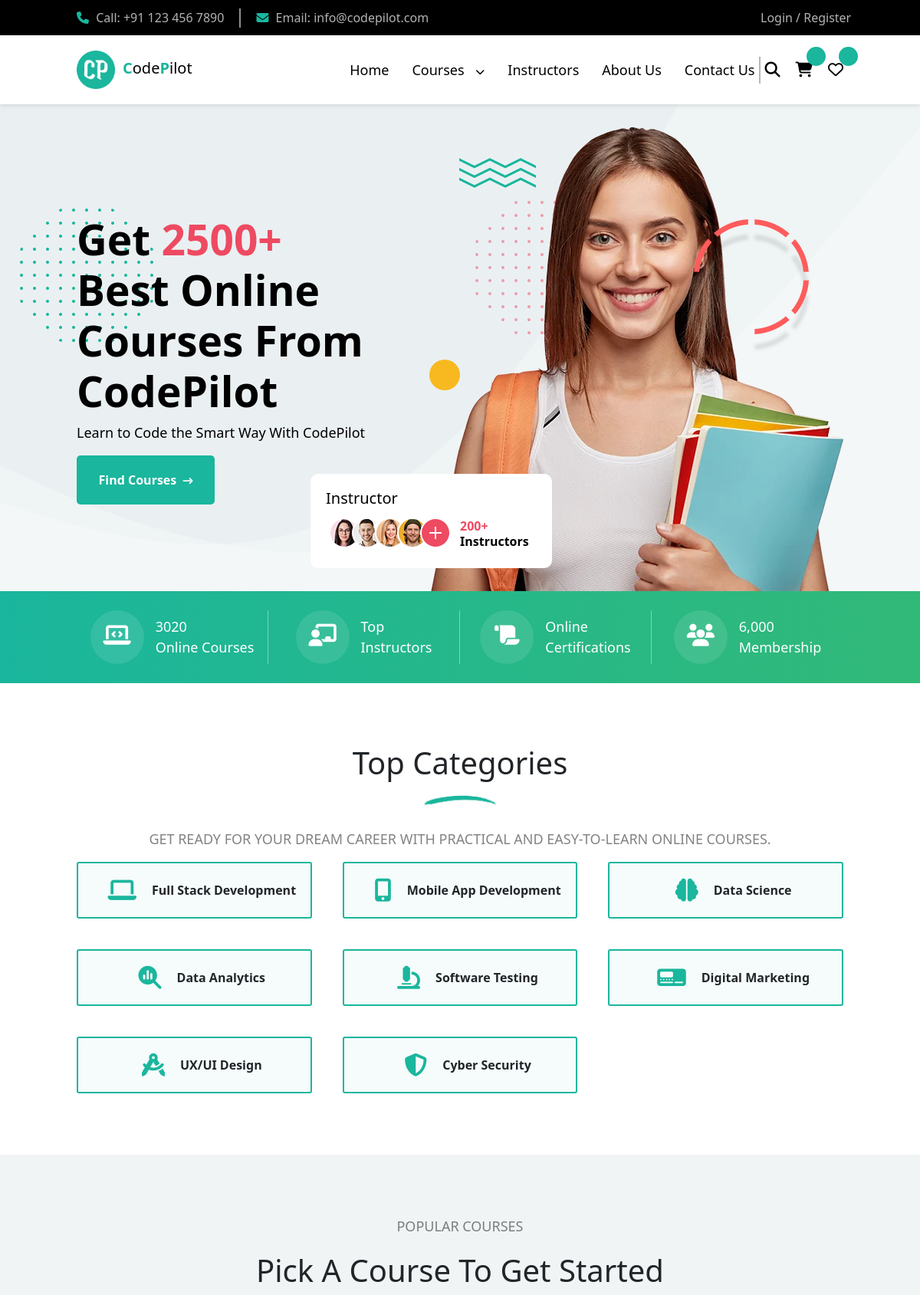
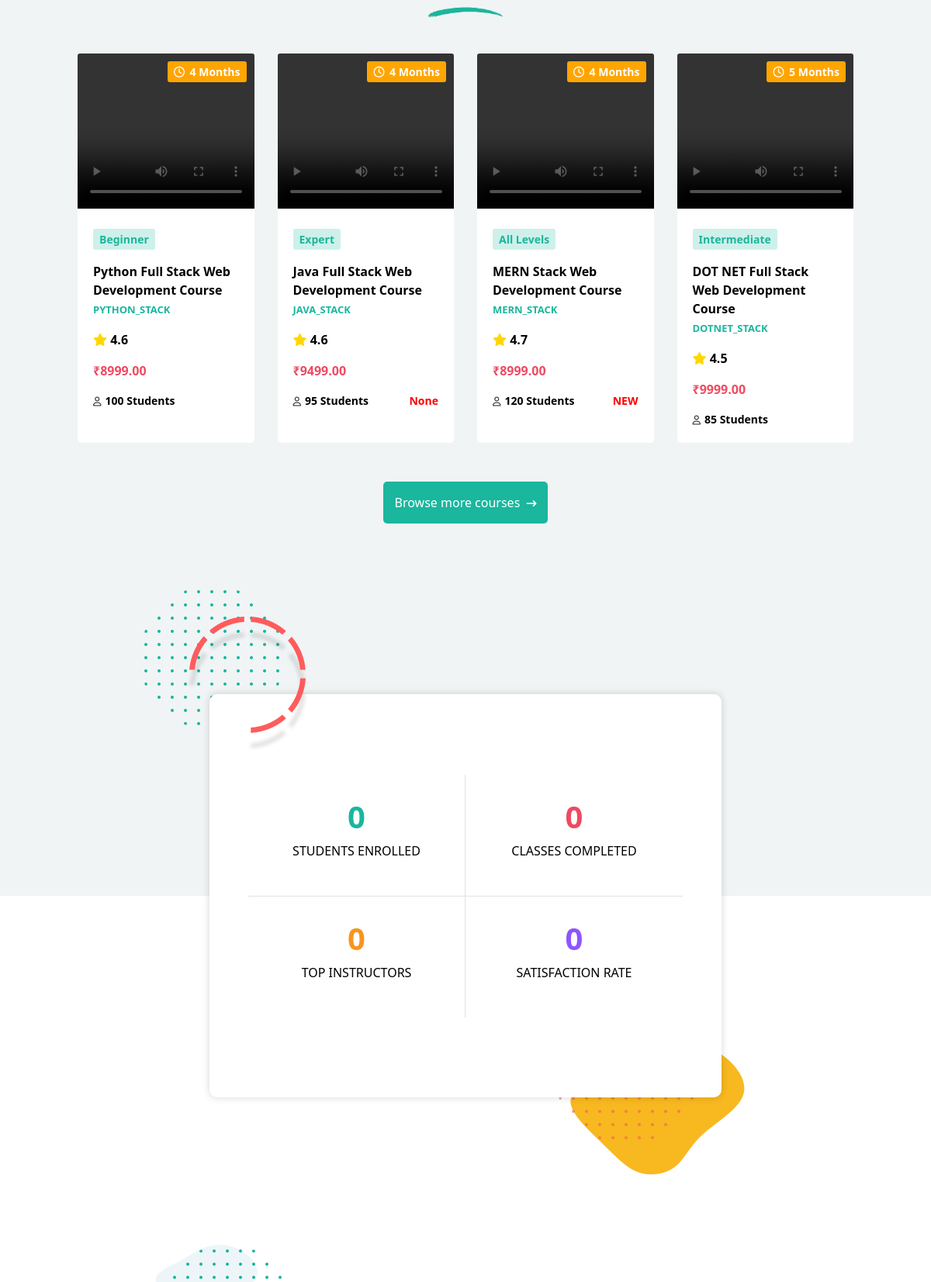
The page / (upper part) on the database its author committed (2 pictures, top to bottom).
### code_pilot_app/models.py (models this page shows, shortened)
class Course(models.Model):
    CATEGORY_CHOICES = [
        ('full_stack', 'Full Stack Development'),
        ('mobile_app', 'Mobile App Development'),
        ('data_science', 'Data Science'),
        ('data_analytics', 'Data Analytics'),
        ('software_testing', 'Software Testing'),
        ('digital_marketing', 'Digital Marketing'),
        ('ux_ui', 'UX/UI Design'),
        ('cyber_security', 'Cyber Security'),
    ]
    SUBCATEGORY_CHOICES = [
        ('mern_stack', 'MERN Stack'),
        ('python_stack', 'Python Stack'),
        ('java_stack', 'Java Stack'),
        ('dotnet_stack', 'DotNet Stack'),
        ('android', 'Android'),
        ('ios', 'iOS'),
        ('flutter_app', 'Flutter App'),
        ('flutter_app_development', 'Flutter App Development'),
        ('data_science_training', 'Data Science Training'),
        ('machine_learning_training', 'Machine Learning Training'),
        ('data_analytics_training', 'Data Analytics Training'),
        ('business_analytics_training', 'Business Analytics Training'),
        ('software_testing_training', 'Software Testing Training'),
        ('selenium_automation_training', 'Selenium Automation Training'),
        ('manual_testing_training', 'Manual Testing Training'),
        ('digital_marketing_training', 'Digital Marketing Training'),
        ('ux_ui_training', 'UX-UI Training'),
        ('ethical_hacking_training', 'Ethical Hacking Training'),
    ]
    course_name = models.CharField(max_length=200)
    short_description = models.TextField()
    long_description = models.TextField()
    category = models.CharField(max_length=50, choices=CATEGORY_CHOICES)
    subcategory = models.CharField(max_length=50, choices=SUBCATEGORY_CHOICES, blank=True, null=True)
    learning_outcomes = models.TextField()
    price = models.DecimalField(max_digits=10, decimal_places=2)
    instructor = models.ForeignKey(Instructor, on_delete=models.CASCADE, related_name='courses', null=True, blank=True)
    duration = models.CharField(max_length=50)
    students_enrolled = models.PositiveIntegerField()
    language = models.CharField(max_length=50)
    certification = models.CharField(max_length=100)
    rating = models.FloatField()
    promo_video = models.FileField(upload_to='course_videos/', blank=True, null=True)  # FileField for manual upload
    technologies_covered = models.TextField()
    old_price = models.DecimalField(max_digits=10, decimal_places=2)
    discount_percent = models.PositiveIntegerField()
    badge = models.CharField(max_length=50, blank=True, null=True)
    level = models.CharField(max_length=50, blank=True, null=True)  # e.g., Beginner, Intermediate, Advanced
    lessons_count = models.PositiveIntegerField(default=0)

### code_pilot_app/views.py (the view)
# urls.py: path('',views.index,name='index'),
def index(request): #we also use this [{% for course in courses|slice:":4" %} in templates for show only 4 courses]
    courses = Course.objects.all()[:4]  # fetch all courses
    instructors = Instructor.objects.all()[:4]  # fetch all instructors
    return render(request, 'index.html', {'courses': courses, 'instructors': instructors})

### code_pilot_app/context_processors.py (called while the page is built)
def cart_total_processor(request):
    if request.user.is_authenticated:
        cart_items = Cart.objects.filter(user=request.user)
        total = sum(item.course.price for item in cart_items)
        return {'cart_total': total}
    return {'cart_total': 0}

def global_data(request):
    return {
        'courses': Course.objects.all()[:4],
        'instructors': Instructor.objects.all()[:4],
        'allcourses': Course.objects.all(),
    }

### templates/index.html (shortened to what this page needs)
{% extends "base.html" %}
{% block body %}
<section class="home-sec1" data-aos="fade" data-aos-duration="800" data-aos-delay="200">
    <div class="main-div1">
        <div class="child-div">
            <h1>Get <span class="pink-text-color">2500+</span><br>
                Best Online Courses From CodePilot</h1>
            <p>Learn to Code the Smart Way With CodePilot</p>
            <a href="{% url 'courses' %}">
                <button class="parentbtn cbtn">Find Courses <i class="fa-solid fa-arrow-right-long ml-1"
                        id="faArrow"></i></button>
            </a>
        </div>
        <div class="child-div">
            <img src="../static/image/hbg2.webp" alt="bgimg" style="z-index: 0 !important;">
        </div>
        <div class="parent-abs">
            <div class="abs-div1 follow-cursor">
                <img src="../static/image/hbg1.png" alt="bgimg">
            </div>
            <div class="abs-div2 ">
                <img src="../static/image/hbg3.png" alt="bgimg">
            </div>
            <div class="abs-div3 follow-cursor">
            </div>
            <div class="abs-div4 follow-cursor">
            </div>
            <div class="abs-div5">
                <h5>Instructor</h5>
                <span class="insturctor-div">
                    <img src="../static/image/home_instruct_bg.png" alt="bgimg">
                    <span><span style="color: #EE4A62;">200+</span> Instructors</span>
                </span>
            </div>
        </div>
    </div>
</section>
<section class="home-sec2">
    <div class="main-div2">
        <div class="child-div2 my-border">
            <div class="round-div">
                <i class="fa-solid fa-laptop-code"></i>
            </div>
            <div>
                <p>3020</p>
                <p>Online Courses</p>
            </div>
        </div>
        <div class="child-div2 my-border">
            <div class="round-div">
                <i class="fa-solid fa-chalkboard-user"></i>
            </div>
            <div>
                <p>Top</p>
                <p>Instructors</p>
            </div>
        </div>
        <div class="child-div2 my-border">
            <div class="round-div">
                <i class="fa-solid fa-scroll"></i>
            </div>
            <div>
                <p>Online</p>
                <p>Certifications</p>
            </div>
        </div>
        <div class="child-div2">
            <div class="round-div">
                <i class="fa-solid fa-users"></i>
            </div>
            <div>
                <p>6,000</p>
                <p>Membership</p>
            </div>
        </div>
    </div>
</section>
<section class="home-sec3" data-aos="fade-up" data-aos-duration="1000">
    <div class="main-div3">
        <div class="text-box">
            <h1>Top Categories</h1>
            <img src="../static/image/span-img.png" alt="" class="design-span">
            <p>Get ready for your dream career with practical and easy-to-learn online courses.</p>
        </div>
        <div class="container-grid">
            <div class="div-grid" onclick="redirectToCourses('full_stack')">
                <i class="fa-solid fa-laptop"></i> Full Stack Development
            </div>
            <div class="div-grid" onclick="redirectToCourses('mobile_app')">
                <i class="fa-solid fa-mobile-screen-button"></i> Mobile App Development
            </div>
            <div class="div-grid" onclick="redirectToCourses('data_science')">
                <i class="fa-solid fa-brain"></i> Data Science
            </div>
            <div class="div-grid" onclick="redirectToCourses('data_analytics')">
                <i class="fa-solid fa-magnifying-glass-chart"></i> Data Analytics
            </div>
            <div class="div-grid" onclick="redirectToCourses('software_testing')">
                <i class="fa-solid fa-microscope"></i> Software Testing
            </div>
            <div class="div-grid" onclick="redirectToCourses('digital_marketing')">
                <i class="fa-solid fa-tachograph-digital"></i> Digital Marketing
            </div>
            <div class="div-grid" onclick="redirectToCourses('ux_ui')">
                <i class="fa-solid fa-compass-drafting"></i> UX/UI Design
            </div>
            <div class="div-grid" onclick="redirectToCourses('cyber_security')">
                <i class="fa-solid fa-shield-halved"></i> Cyber Security
            </div>
        </div>
    </div>
</section>
<section class="home-sec4" data-aos="fade-up" data-aos-duration="1000">
    <div class="text-box">
        <p>popular courses</p>
        <h1>Pick A Course To Get Started</h1>
        <img src="../static/image/span-imgs.png" alt="" class="design-span">
    </div>
    <div class="courses-container">
        {% for course in courses %}
        <div class="courses-maindiv">
            <a href="{% url 'course_detail' course.id %}" style="text-decoration: none; color: black;">
                <video width="100%" height="200" controls
                    style="border-top-left-radius: 3px;border-top-right-radius:3px;">
                    <source src="{{ course.promo_video.url }}" type="video/mp4" />
                </video>
                <div class="courses-child">
                    <div class="child-absdiv">
                        <p><i class="fa-regular fa-clock"></i> {{ course.duration }}</p>
                    </div>
                    <p class="courses-level">{{ course.level }}</p>
                    <p class="courses-name">{{ course.course_name }} <br> <span>{{ course.subcategory }}</span></p>
                    <p><i class="fa-solid fa-star" style="color: gold;"></i> {{ course.rating }}</p>
                    <p class="courses-price">₹{{ course.price }}</p>
                    <div class="child-flex">
                        <p class="courses-student"><i class="fa-regular fa-user"></i>{{ course.students_enrolled }}
                            Students
                        </p>
                        <p class="courses-badge">{{ course.badge }}</p>
                    </div>
                </div>
            </a>
        </div>
        {% empty %}
        <p>No courses available.</p>
        {% endfor %}
    </div>
    <a href="{% url 'courses' %}" class="atag"><button class="parentbtn allbtn">Browse more courses <i
                class="fa-solid fa-arrow-right-long ml-1" id="faArrow"></i></button></a>
</section>
<section class="home-sec5">
    <div class="main-counter-div">
        <div class="counter-div1">
            <h1 class="counter" data-target="45.2">0</h1>
            <p>Students Enrolled</p>
        </div>
        <div class="counter-div2">
            <h1 class="counter" data-target="32.4">0</h1>
            <p>Classes Completed</p>
        </div>
        <div class="counter-div3">
            <h1 class="counter" data-target="354" data-suffix="+">0</h1>
            <p>Top Instructors</p>
        </div>
        <div class="counter-div4">
            <h1 class="counter" data-target="99.9" data-suffix="%">0</h1>
            <p>Satisfaction Rate</p>
        </div>
    </div>
    <div class="counter-abs1 follow-cursor">
    </div>
    <div class="counter-abs2">
        <img src="../static/image/hbg3.png" alt="">
    </div>
    <div class="counter-abs3 follow-cursor">
    </div>
    <div class="counter-abs4 follow-cursor">
    </div>
</section>
<section class="home-sec6">
    <div class="contact-relative">
        <div class="contact-abs1 follow-cursor"><img src="../static/image/hbg1.png" alt=""></div>
        <div class="contact-abs3 follow-cursor"><img src="../static/image/hbg7.png" alt=""></div>
    </div>
</section>
{% endblock %}

### rows shown on the page
Course: duration "4 Months", level "Beginner", course_name "Python Full Stack Web Development Course", subcategory "PYTHON_STACK", rating "4.6", price "8999.00", students_enrolled "100"
Course: duration "4 Months", level "Expert", course_name "Java Full Stack Web Development Course", subcategory "JAVA_STACK", rating "4.6", price "9499.00", students_enrolled "95", badge "None"
Course: duration "4 Months", level "All Levels", course_name "MERN Stack Web Development Course", subcategory "MERN_STACK", rating "4.7", price "8999.00", students_enrolled "120", badge "NEW"
Course: duration "5 Months", level "Intermediate", course_name "DOT NET Full Stack Web Development Course", subcategory "DOTNET_STACK", rating "4.5", price "9999.00", students_enrolled "85"
